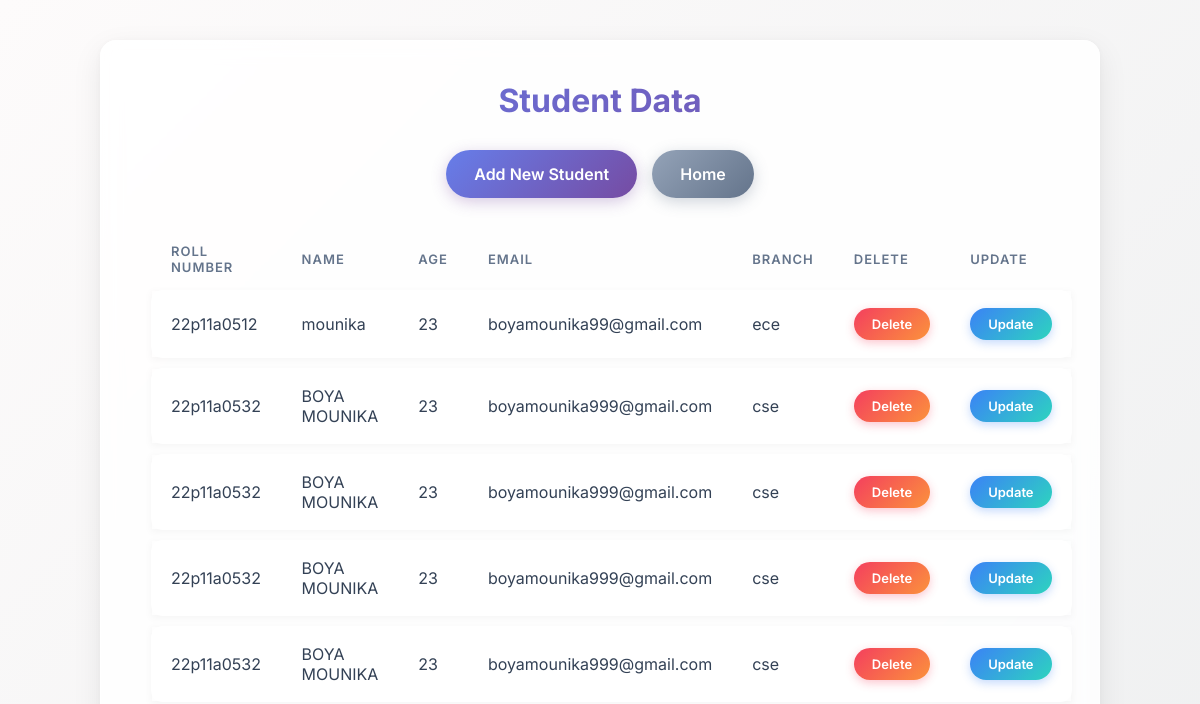
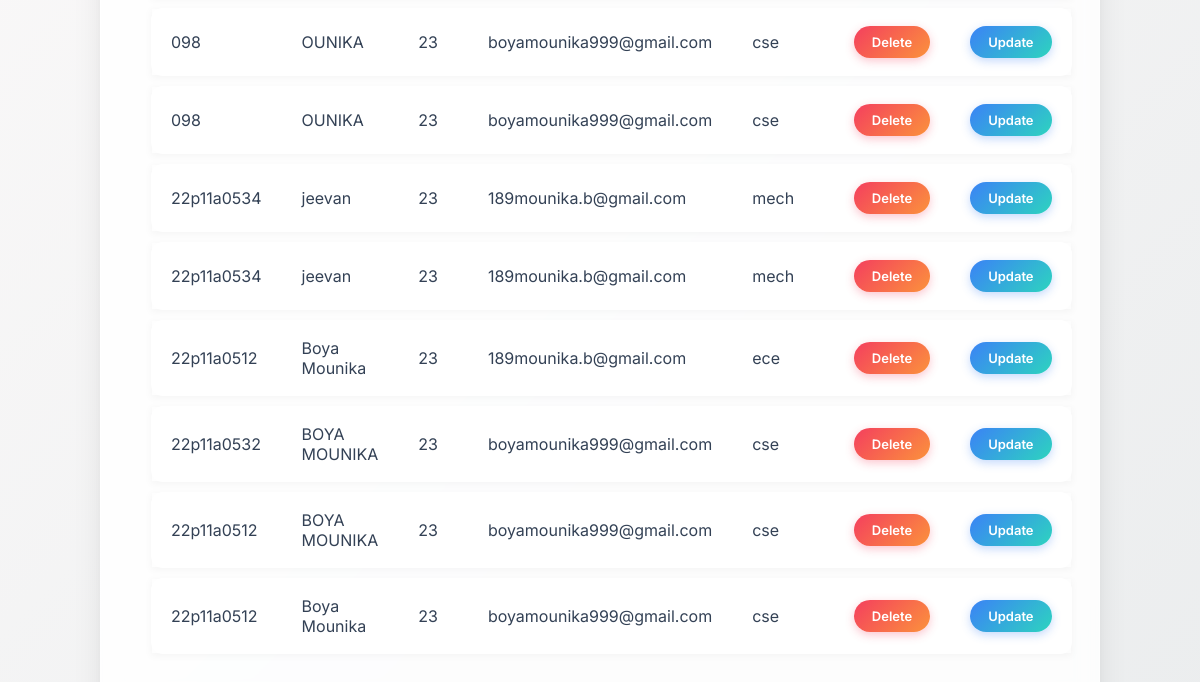
Page /studentdata/ on the earlier database version (2 pictures, top to bottom).
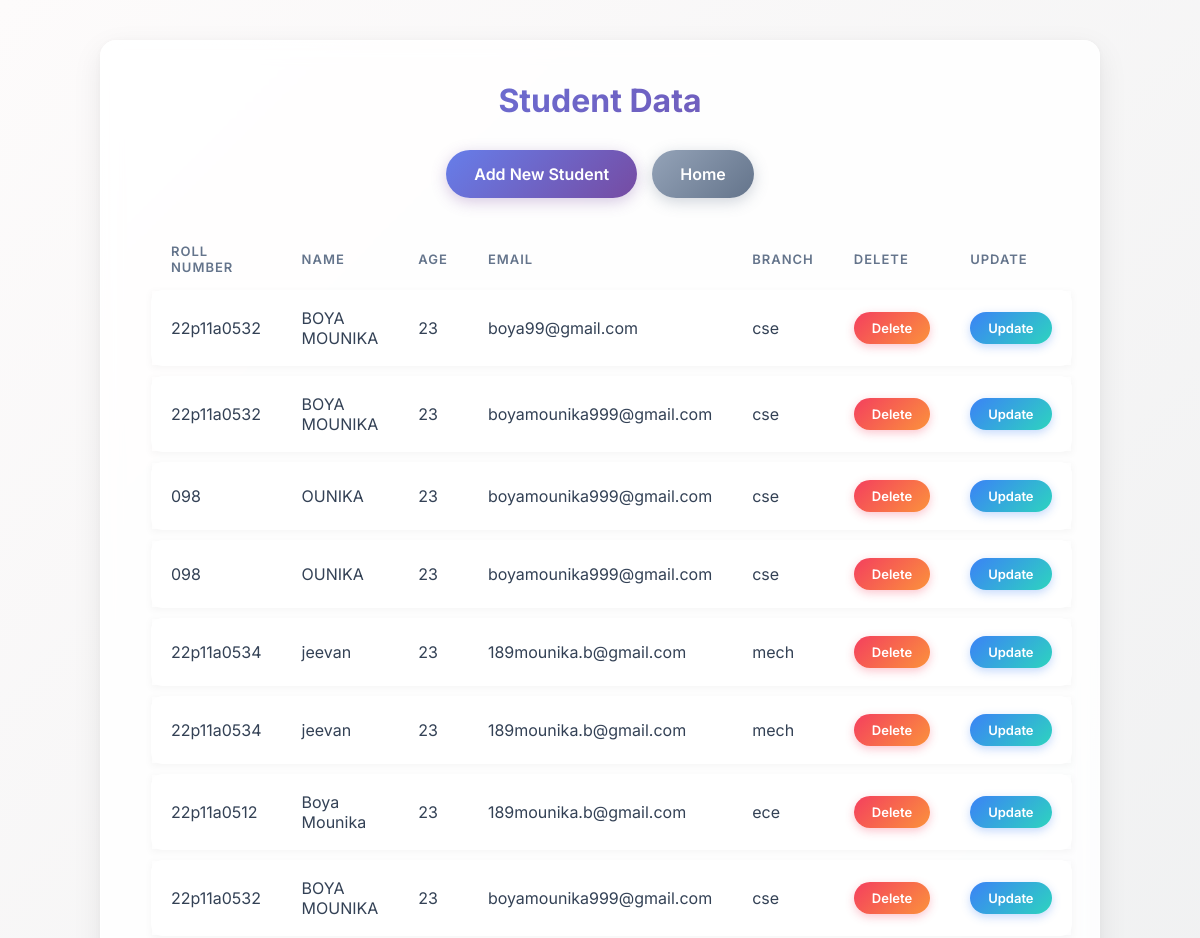
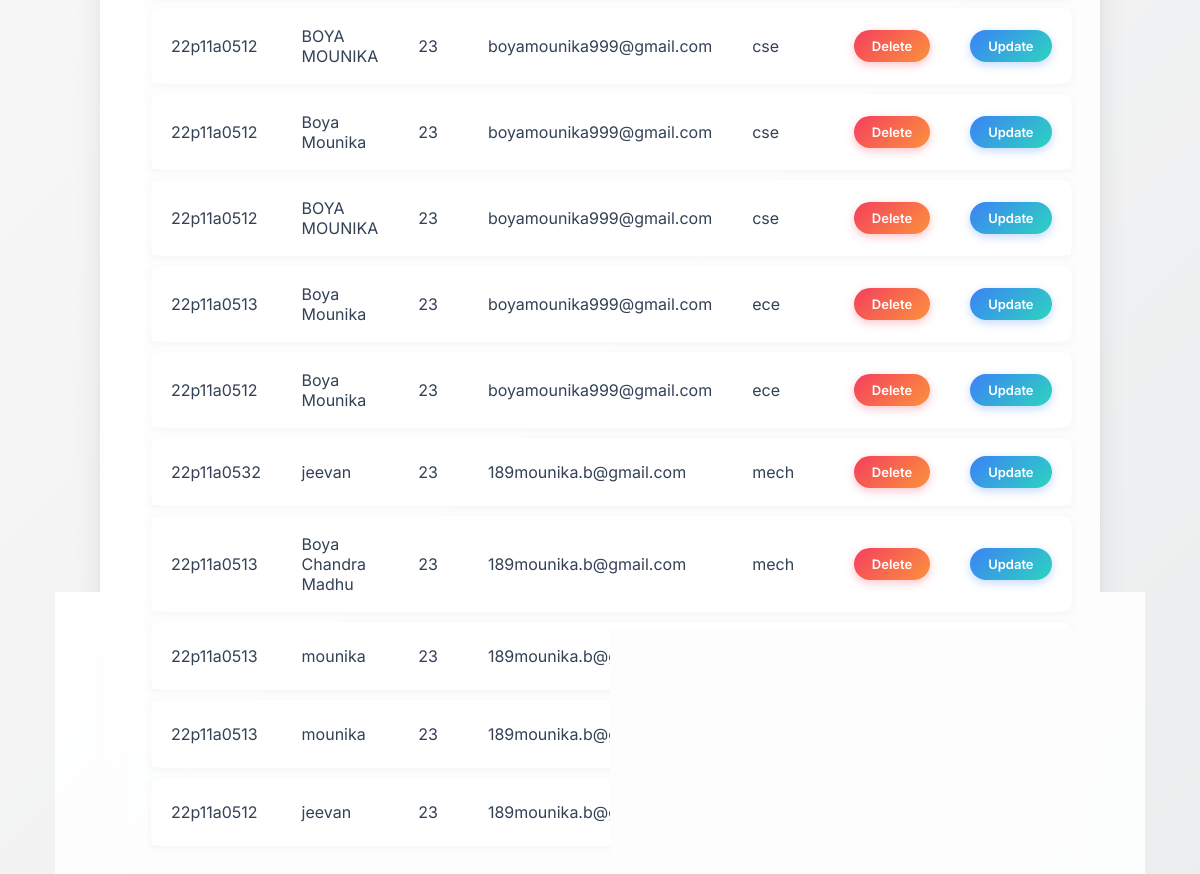
Same page on the later database version (2 pictures, top to bottom).
### app/models.py (models this page shows, shortened)
class student(models.Model):
    rollnum=models.CharField(max_length=100)
    name=models.CharField(max_length=300)
    age=models.IntegerField()
    email=models.EmailField()
    branch=models.CharField(max_length=100)

### app/views.py (the view)
# urls.py: path('studentdata/',views.studentdata,name='studentdata'),
def studentdata(request):
    object=student.objects.all()
    return render(request,'studentdata.html',{'studata':object})

### template/studentdata.html (shortened to what this page needs)
<!DOCTYPE html>
<html lang="en">
<head>
</head>
<body>
    <div class="container">
        <h2>Student Data</h2>
        <div class="action-links">
            <a href="{% url 'studentform'%}" class="btn">Add New Student</a>
            <a href="{% url 'home'%}" class="btn" style="background: linear-gradient(135deg, #94a3b8 0%, #64748b 100%); box-shadow: 0 4px 15px rgba(100,116,139,0.3);">Home</a>
        </div>
        <table>
            <thead>
                <tr>
                    <th>Roll Number</th>
                    <th>Name</th>
                    <th>Age</th>
                    <th>Email</th>
                    <th>Branch</th>
                    <th>Delete</th>
                    <th>Update</th>
                </tr>
            </thead>
            <tbody>
                {% for i in studata %}
                <tr>
                    <td>{{ i.rollnum }}</td>
                    <td>{{ i.name }}</td>
                    <td>{{ i.age }}</td>
                    <td>{{ i.email }}</td>
                    <td>{{ i.branch }}</td>
                    <td><a href="{% url 'studelete' i.id %}" class="btn btn-delete">Delete</a></td>
                    <td><a href="{% url 'stuupdate' i.id %}" class="btn">Update</a></td>
                </tr>
                {% endfor %}
            </tbody>
        </table>
    </div>
</body>
</html>

### template/studentdata.html (style rules this page uses)
body { font-family: 'Inter', sans-serif; background: linear-gradient(135deg, #fdfbfb 0%, #ebedee 100%); min-height: 100vh; color: #334155; margin: 0; padding: 40px 20px; display: flex; flex-direction: column; align-items: center; }
h2 { font-weight: 700; font-size: 32px; margin-top: 0; margin-bottom: 30px; color: #0f172a; text-align: center; background: linear-gradient(135deg, #667eea 0%, #764ba2 100%); -webkit-background-clip: text; -webkit-text-fill-color: transparent; }
.container { background-color: rgba(255, 255, 255, 0.85); backdrop-filter: blur(10px); padding: 40px 50px; border-radius: 16px; box-shadow: 0 10px 30px rgba(0,0,0,0.08), 0 1px 8px rgba(0,0,0,0.04); max-width: 1000px; width: 100%; box-sizing: border-box; margin-bottom: 20px; overflow-x: auto; animation: fadeIn 0.6s ease-out forwards; border: 1px solid rgba(255,255,255,0.5); }
button, .btn { background: linear-gradient(135deg, #667eea 0%, #764ba2 100%); color: #ffffff; border: none; padding: 14px 28px; border-radius: 50px; font-size: 16px; font-weight: 600; cursor: pointer; transition: all 0.3s ease; text-decoration: none; display: inline-block; text-align: center; box-shadow: 0 4px 15px rgba(118, 75, 162, 0.3); font-family: 'Inter', sans-serif; }
table { width: 100%; border-collapse: separate; border-spacing: 0 10px; margin-top: 10px; }
th, td { padding: 18px 20px; text-align: left; }
th { font-weight: 600; color: #64748b; text-transform: uppercase; font-size: 13px; letter-spacing: 1px; padding-bottom: 5px; padding-top: 5px; }
tr td:first-child { border-top-left-radius: 12px; border-bottom-left-radius: 12px; }
tr td:last-child { border-top-right-radius: 12px; border-bottom-right-radius: 12px; }
tbody tr { background-color: #ffffff; box-shadow: 0 2px 8px rgba(0,0,0,0.04); transition: all 0.3s ease; }
td .btn { padding: 8px 18px; font-size: 13px; border-radius: 50px; background: linear-gradient(135deg, #3b82f6 0%, #2dd4bf 100%); box-shadow: 0 3px 10px rgba(59, 130, 246, 0.3); }
td .btn.btn-delete { background: linear-gradient(135deg, #f43f5e 0%, #fb923c 100%); box-shadow: 0 3px 10px rgba(244, 63, 94, 0.3); }
.action-links { margin-bottom: 30px; display: flex; gap: 15px; justify-content: center; }

Differences in the rows shown:
removed student: rollnum "22p11a0512", name "mounika", age "23", email "boyamounika99@gmail.com", branch "ece"
removed student: rollnum "22p11a0532", name "BOYA MOUNIKA", age "23", email "boyamounika999@gmail.com", branch "cse"
removed student: rollnum "22p11a0532", name "BOYA MOUNIKA", age "23", email "boyamounika999@gmail.com", branch "cse"
changed student: email "boyamounika999@gmail.com" → "boya99@gmail.com"
added student: rollnum "22p11a0512", name "BOYA MOUNIKA", age "23", email "boyamounika999@gmail.com", branch "cse"
added student: rollnum "22p11a0513", name "Boya Mounika", age "23", email "boyamounika999@gmail.com", branch "ece"
added student: rollnum "22p11a0512", name "Boya Mounika", age "23", email "boyamounika999@gmail.com", branch "ece"
added student: rollnum "22p11a0532", name "jeevan", age "23", email "189mounika.b@gmail.com", branch "mech"
added student: rollnum "22p11a0513", name "Boya Chandra Madhu", age "23", email "189mounika.b@gmail.com", branch "mech"
added student: rollnum "22p11a0513", name "mounika", age "23", email "189mounika.b@gmail.com"
added student: rollnum "22p11a0513", name "mounika", age "23", email "189mounika.b@gmail.com"
added student: rollnum "22p11a0512", name "jeevan", age "23", email "189mounika.b@gmail.com"
